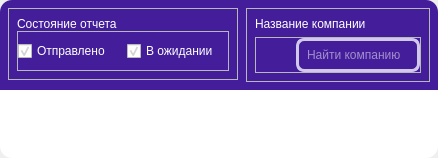
           <widget class="QWidget" name="all_page">
            <layout class="QVBoxLayout" name="verticalLayout_2" stretch="1,5">
             <property name="spacing">
              <number>0</number>
             </property>
             <property name="leftMargin">
              <number>0</number>
             </property>
             <property name="topMargin">
              <number>0</number>
             </property>
             <property name="rightMargin">
              <number>0</number>
             </property>
             <property name="bottomMargin">
              <number>0</number>
             </property>
             <item>
              <widget class="QFrame" name="all_header_frame">
               <property name="maximumSize">
                <size>
                 <width>16777215</width>
                 <height>16777215</height>
                </size>
               </property>
               <property name="styleSheet">
                <string notr="true">#all_header_frame{
background-color: rgb(68, 29, 154);
border-top-right-radius: 12;
border-top-left-radius: 12;
}
QLabel{
	color: white;
	font: 14pt &quot;Roboto&quot;;
}</string>
               </property>
               <property name="frameShape">
                <enum>QFrame::StyledPanel</enum>
               </property>
               <property name="frameShadow">
                <enum>QFrame::Raised</enum>
               </property>
               <layout class="QHBoxLayout" name="horizontalLayout_7" stretch="1,1">
                <property name="spacing">
                 <number>8</number>
                </property>
                <property name="leftMargin">
                 <number>8</number>
                </property>
                <property name="topMargin">
                 <number>8</number>
                </property>
                <property name="rightMargin">
                 <number>8</number>
                </property>
                <property name="bottomMargin">
                 <number>8</number>
                </property>
                <item alignment="Qt::AlignTop">
                 <widget class="QFrame" name="frame_12">
                  <property name="styleSheet">
                   <string notr="true">QCheckBox::indicatror {
	width: 24;
	height: 24;
}

QCheckBox:hover {
	color: rgb(210, 201, 234);
}
QCheckBox { 
	color: white;
	
	font: 14pt &quot;Roboto&quot;;
}

QCheckBox::indicator:unchecked { 
	
}</string>
                  </property>
                  <property name="frameShape">
                   <enum>QFrame::StyledPanel</enum>
                  </property>
                  <property name="frameShadow">
                   <enum>QFrame::Raised</enum>
                  </property>
                  <layout class="QVBoxLayout" name="verticalLayout_10" stretch="1,0">
                   <property name="spacing">
                    <number>0</number>
                   </property>
                   <property name="leftMargin">
                    <number>8</number>
                   </property>
                   <property name="topMargin">
                    <number>8</number>
                   </property>
                   <property name="rightMargin">
                    <number>8</number>
                   </property>
                   <property name="bottomMargin">
                    <number>8</number>
                   </property>
                   <item alignment="Qt::AlignBottom">
                    <widget class="QLabel" name="label_8">
                     <property name="text">
                      <string>Состояние отчета</string>
                     </property>
                    </widget>
                   </item>
                   <item alignment="Qt::AlignRight">
                    <widget class="QFrame" name="frame_16">
                     <property name="frameShape">
                      <enum>QFrame::StyledPanel</enum>
                     </property>
                     <property name="frameShadow">
                      <enum>QFrame::Raised</enum>
                     </property>
                     <layout class="QHBoxLayout" name="horizontalLayout_10">
                      <property name="spacing">
                       <number>16</number>
                      </property>
                      <property name="leftMargin">
                       <number>0</number>
                      </property>
                      <item>
                       <widget class="QCheckBox" name="chbox_sended">
                        <property name="text">
                         <string>Отправлено</string>
                        </property>
                        <property name="checked">
                         <bool>true</bool>
                        </property>
                       </widget>
                      </item>
                      <item>
                       <widget class="QCheckBox" name="chbox_wait">
                        <property name="text">
                         <string>В ожидании</string>
                        </property>
                        <property name="checked">
                         <bool>true</bool>
                        </property>
                       </widget>
                      </item>
                     </layout>
                    </widget>
                   </item>
                  </layout>
                 </widget>
                </item>
                <item alignment="Qt::AlignTop">
                 <widget class="QFrame" name="frame_14">
                  <property name="frameShape">
                   <enum>QFrame::StyledPanel</enum>
                  </property>
                  <property name="frameShadow">
                   <enum>QFrame::Raised</enum>
                  </property>
                  <layout class="QVBoxLayout" name="verticalLayout_12">
                   <property name="leftMargin">
                    <number>8</number>
                   </property>
                   <property name="topMargin">
                    <number>8</number>
                   </property>
                   <property name="rightMargin">
                    <number>8</number>
                   </property>
                   <property name="bottomMargin">
                    <number>8</number>
                   </property>
                   <item>
                    <widget class="QLabel" name="label_11">
                     <property name="text">
                      <string>Название компании</string>
                     </property>
                    </widget>
                   </item>
                   <item>
                    <widget class="QFrame" name="frame_15">
                     <property name="frameShape">
                      <enum>QFrame::StyledPanel</enum>
                     </property>
                     <property name="frameShadow">
                      <enum>QFrame::Raised</enum>
                     </property>
                     <layout class="QHBoxLayout" name="horizontalLayout_8" stretch="1,10">
                      <property name="spacing">
                       <number>0</number>
                      </property>
                      <property name="leftMargin">
                       <number>0</number>
                      </property>
                      <property name="topMargin">
                       <number>0</number>
                      </property>
                      <property name="rightMargin">
                       <number>0</number>
                      </property>
                      <property name="bottomMargin">
                       <number>0</number>
                      </property>
                      <item>
                       <widget class="QPushButton" name="pushButton_12">
                        <property name="text">
                         <string/>
                        </property>
                        <property name="icon">
                         <iconset resource="res.qrc">
                          <normaloff>:/icons/assets/icons/search_icon.svg</normaloff>:/icons/assets/icons/search_icon.svg</iconset>
                        </property>
                        <property name="iconSize">
                         <size>
                          <width>24</width>
                          <height>24</height>
                         </size>
                        </property>
                        <property name="autoDefault">
                         <bool>false</bool>
                        </property>
                        <property name="default">
                         <bool>false</bool>
                        </property>
                        <property name="flat">
                         <bool>true</bool>
                        </property>
                       </widget>
                      </item>
                      <item>
                       <widget class="QLineEdit" name="le_find_all">
                        <property name="styleSheet">
                         <string notr="true">QLineEdit{
	font: 500 12pt &quot;Roboto&quot;;
	background-color: rgb(68, 29, 154);
	border: 3px solid rgb(210, 201, 234);
	padding: 6;
	color: rgb(255, 255, 255);
	border-radius: 8
}</string>
                        </property>
                        <property name="frame">
                         <bool>true</bool>
                        </property>
                        <property name="placeholderText">
                         <string>Найти компанию</string>
                        </property>
                        <property name="cursorMoveStyle">
                         <enum>Qt::LogicalMoveStyle</enum>
                        </property>
                        <property name="clearButtonEnabled">
                         <bool>false</bool>
                        </property>
                       </widget>
                      </item>
                     </layout>
                    </widget>
                   </item>
                  </layout>
                 </widget>
                </item>
               </layout>
              </widget>
             </item>
             <item>
              <widget class="QScrollArea" name="scrollArea_2">
               <property name="layoutDirection">
                <enum>Qt::LeftToRight</enum>
               </property>
               <property name="styleSheet">
                <string notr="true">#scrollArea_2{
border-bottom-right-radius: 12;
border-bottom-left-radius: 12;
background-color: white;
}</string>
               </property>
               <property name="frameShape">
                <enum>QFrame::NoFrame</enum>
               </property>
               <property name="frameShadow">
                <enum>QFrame::Plain</enum>
               </property>
               <property name="lineWidth">
                <number>0</number>
               </property>
               <property name="widgetResizable">
                <bool>true</bool>
               </property>
               <property name="alignment">
                <set>Qt::AlignRight|Qt::AlignTrailing|Qt::AlignVCenter</set>
               </property>
               <widget class="QWidget" name="widget_2">
                <property name="geometry">
                 <rect>
                  <x>0</x>
                  <y>0</y>
                  <width>100</width>
                  <height>30</height>
                 </rect>
                </property>
                <property name="styleSheet">
                 <string notr="true">border-bottom-right-radius: 12;
border-bottom-left-radius: 12;</string>
                </property>
                <layout class="QVBoxLayout" name="vl_all">
                 <property name="leftMargin">
                  <number>0</number>
                 </property>
                 <property name="topMargin">
                  <number>0</number>
                 </property>
                 <property name="rightMargin">
                  <number>0</number>
                 </property>
                 <property name="bottomMargin">
                  <number>0</number>
                 </property>
                </layout>
               </widget>
              </widget>
             </item>
            </layout>
           </widget>
